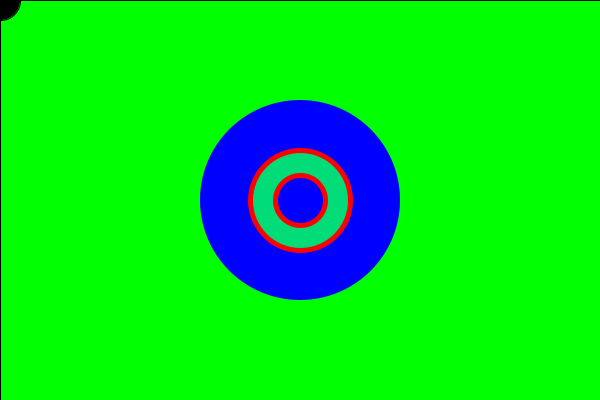
Frame 1 (no input)
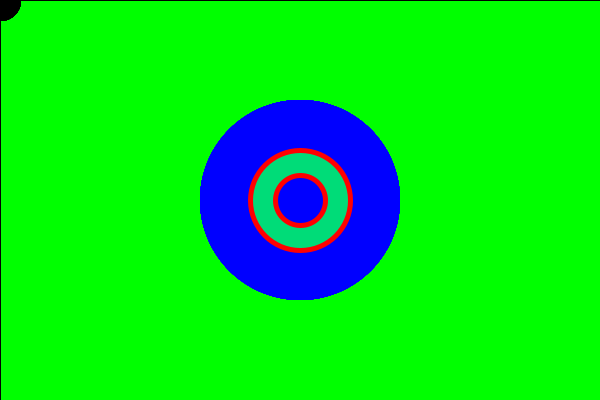
Frame 60 (the mouse pressed at the canvas centre just before this capture)
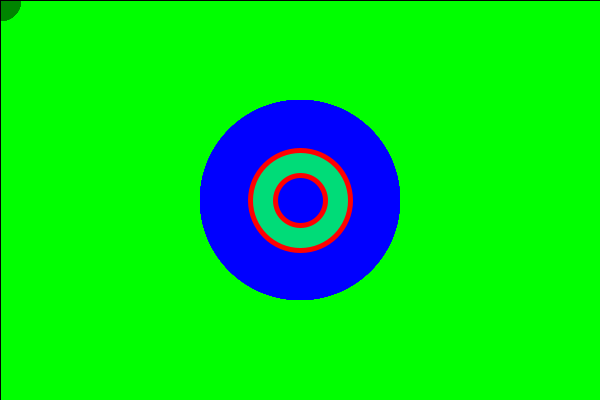
Frame 120 (the mouse held since frame 60 and released just before this capture)

The Processing sketch that drew these frames (run headless with seeded random() and noise(); from frame 60 on, the mouse is pressed at the canvas centre):

// Processing sketch: CP019_scopeParamsStyle
// ── CP019_scopeParamsStyle.pde
// scope of a variable

color greenColor; // variable declaration - greenColor is now a GLOBAL variable

void setup() {
  size(600, 400);
  greenColor = color(0, 255, 0); // variable initialization
  background(greenColor);
  //frameRate(1);
}

void draw() {
  //background(255);
  int trailSpeed = 3;
  fill(greenColor, trailSpeed);
  rect(0, 0, width, height);

  fill(0);
  ellipse(mouseX, mouseY, 40, 40);

  color blueColor;
  blueColor = color(0, 0, 255);
  
  // blue big
  middleCircle(blueColor, 200, false); // fillColor, diameter, stroke or not
  
  color greenishColor = color(0, 220, 120);
  // green medium
  middleCircle(greenishColor, 100, true);

  // blue small
  middleCircle(blueColor, 50, true);
}

// BEST WAY
//
void middleCircle(color myColor, int diameter, boolean drawStroke) {
  // any time I want to change settings of my drawing, like fill color,
  // stroke color, weight of line, etc., I am affecting all the drawing
  // that will happen afterwards.
  // If I only want to set those values for a specific part of the code
  // and not for the rest of the code, I have to call pushStyle(), then
  // specify the details for the environment (color, stroke, etc.) and,
  // at the end, add popStyle();
  pushStyle();
    fill(myColor);
    if (drawStroke) {
      strokeWeight(5);
      stroke(255, 0, 0);
    }
    else {
      noStroke();
    }
    ellipse(width/2, height/2, diameter, diameter);
  popStyle();
}

// WORST WAY (still working): make the color variable global
//void middleCircle() {
//  fill(blueColor);
//  ellipse(width/2, height/2, 50, 50);
//}
